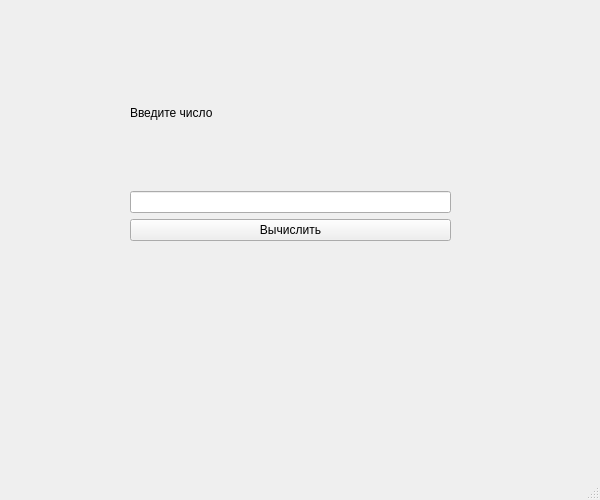
<?xml version="1.0" encoding="UTF-8"?>
<ui version="4.0">
 <class>MainWindow</class>
 <widget class="QMainWindow" name="MainWindow">
  <property name="geometry">
   <rect>
    <x>0</x>
    <y>0</y>
    <width>600</width>
    <height>500</height>
   </rect>
  </property>
  <property name="minimumSize">
   <size>
    <width>600</width>
    <height>500</height>
   </size>
  </property>
  <property name="maximumSize">
   <size>
    <width>600</width>
    <height>500</height>
   </size>
  </property>
  <property name="windowTitle">
   <string>MainWindow</string>
  </property>
  <widget class="QWidget" name="centralwidget">
   <widget class="QWidget" name="verticalLayoutWidget">
    <property name="geometry">
     <rect>
      <x>130</x>
      <y>40</y>
      <width>321</width>
      <height>351</height>
     </rect>
    </property>
    <layout class="QVBoxLayout" name="verticalLayout">
     <item>
      <widget class="QLabel" name="label">
       <property name="text">
        <string>Введите число</string>
       </property>
      </widget>
     </item>
     <item>
      <widget class="QLineEdit" name="lineEdit"/>
     </item>
     <item>
      <widget class="QPushButton" name="pushButton">
       <property name="text">
        <string>Вычислить</string>
       </property>
      </widget>
     </item>
     <item>
      <widget class="QLabel" name="label_3">
       <property name="text">
        <string/>
       </property>
      </widget>
     </item>
    </layout>
   </widget>
  </widget>
  <widget class="QMenuBar" name="menubar">
   <property name="geometry">
    <rect>
     <x>0</x>
     <y>0</y>
     <width>600</width>
     <height>22</height>
    </rect>
   </property>
  </widget>
  <widget class="QStatusBar" name="statusbar"/>
 </widget>
 <resources/>
 <connections/>
</ui>
